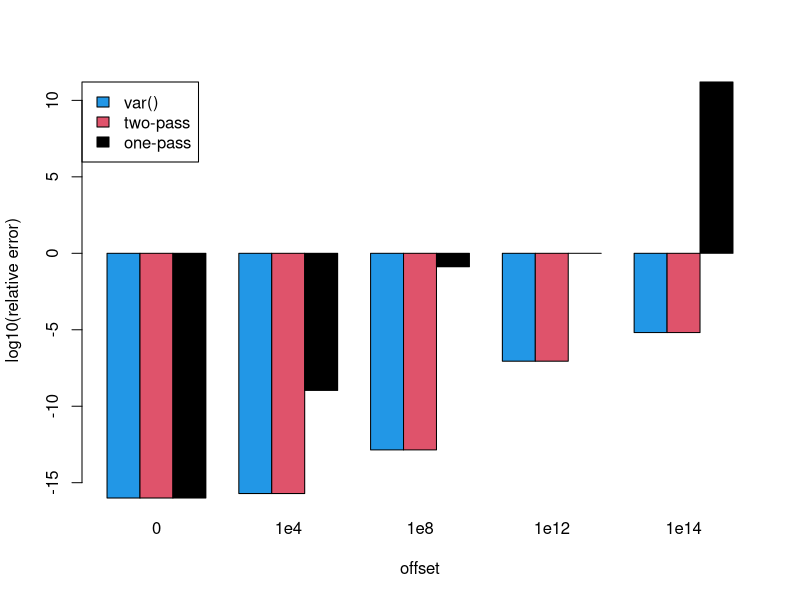
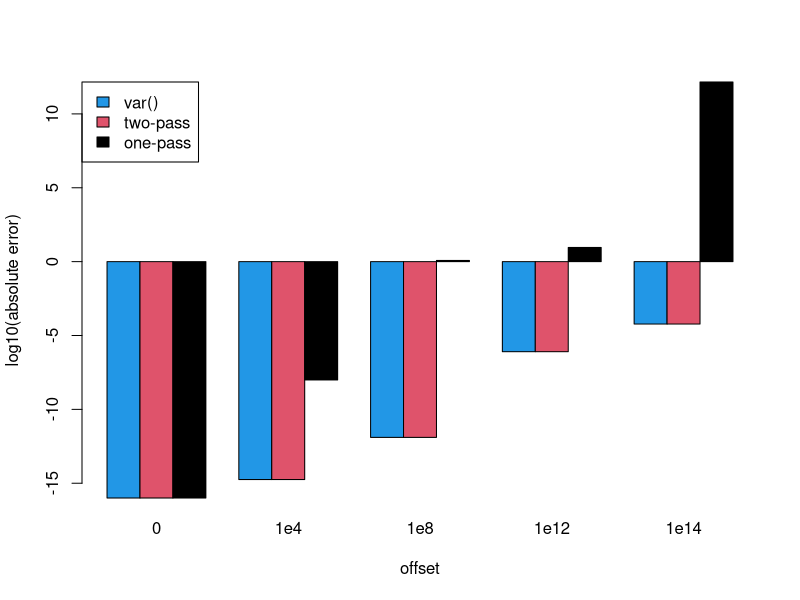

R code for these plots, in order:
## ---- chunk 1
# Set seed to '1' and generate random sample
set.seed(1)

# Generate random sample 'z' with mean '0' and standard deviation '3'
z <- rnorm(100000, mean = 0, sd = 3) 

# Define offsets to be added to the random sample
offsets <- c(0, 1e4, 1e8, 1e12, 1e14)
## ---- chunk 2

# Define two-pass algorithm for sample variance
two_pass_variance <- function(data) {
  n <- length(data)
  sum((data - mean(data))^2) / (n - 1)
}

# Define one-pass formula for sample variance
one_pass_variance <- function(data) {
  n <- length(data)
  (sum(data^2) - sum(data)^2 / n) / (n - 1)
}
## ---- chunk 3

# Create a data frame to store results for each offset
Data_Frame <- data.frame (
  offsets = offsets,
  var = NA,
  two_pass_algorithm = NA,
  one_pass_formula = NA
)

# Loop over each offset and compute variances using different methods
for (i in seq_along(offsets)) {
    x <- offsets[i] + z  # Add offset to the random sample
    Data_Frame$var[i] <- var(x)
    Data_Frame$two_pass_algorithm[i] <- two_pass_variance(x)
    Data_Frame$one_pass_formula[i] <- one_pass_variance(x)
}

print(Data_Frame, digits = 10)
## ---- chunk 4
var_z <- var(z)

# Compute absolute errors for each method compared to var(z)
Data_Frame$abs_err_var <- abs(Data_Frame$var - var_z)
Data_Frame$abs_err_two <- abs(Data_Frame$two_pass_algorithm - var_z)
Data_Frame$abs_err_one <- abs(Data_Frame$one_pass_formula - var_z)

# Compute relative errors
Data_Frame$rel_err_var <- Data_Frame$abs_err_var / var_z
Data_Frame$rel_err_two <- Data_Frame$abs_err_two / var_z
Data_Frame$rel_err_one <- Data_Frame$abs_err_one / var_z

print(Data_Frame[c("offsets", "rel_err_var", "rel_err_two", "rel_err_one")], digits = 3)
## ---- chunk 5
cols <- c("0", "1e4", "1e8", "1e12", "1e14")
leg <- c("var()", "two-pass", "one-pass")

rel <- rbind(Data_Frame$rel_err_var, Data_Frame$rel_err_two, Data_Frame$rel_err_one)
abs_err <- rbind(Data_Frame$abs_err_var, Data_Frame$abs_err_two, Data_Frame$abs_err_one)
colnames(rel) <- colnames(abs_err) <- cols

barplot(log10(pmax(rel, 1e-16)), beside = TRUE, col = c(4, 2, 1),
        xlab = "offset", ylab = "log10(relative error)",
        legend.text = leg, args.legend = list(x = "topleft"))

barplot(log10(pmax(abs_err, 1e-16)), beside = TRUE, col = c(4, 2, 1),
        xlab = "offset", ylab = "log10(absolute error)",
        legend.text = leg, args.legend = list(x = "topleft"))
## ---- chunk 6
# Set seed to '1' and generate random sample
x <- c(5, 8, 10, 20, 30, 40)
## ---- chunk 7
# Upper-tail probability in three different ways

# via complement
p1 <- 1 - pnorm(x)
# direct
p2 <- pnorm(x, lower.tail = FALSE)
# log-scale
lp <- pnorm(x, lower.tail = FALSE, log.p = TRUE) 

# Collect the three results in a data frame
print(data.frame(x, p1, p2, lp), digits = 5)
## ---- chunk 8
# Determine relative error
rel_err <- abs(p1 - p2) / p2

# Collect the results in a data frame
print(data.frame(x, p1, p2, rel_err), digits = 5)

# Identify the first x where the relative error exceeds 5%
x[which(rel_err > 0.05)[1]]
# First x where p1 returns exactly 0
x[which(p1 == 0)[1]]
## ---- chunk 9
# Recover a probability from the log-probability using `exp()`
lp_recovered <- exp(lp)

# Create a data frame to store results for each method
results_df <- data.frame( x = x,
  minus_pnorm = p1,
  pnorm_lower_tail_FALSE = p2,
  log_p = lp,
  log_p_recovered = lp_recovered
) 

# Ouput the results
print(results_df)
## ---- chunk 10
lp9 <- pnorm(9, lower.tail = FALSE, log.p = TRUE)
lp9
exp(lp9)
1 - pnorm(9)
## ---- chunk 11
set.seed(2)

y <- rbinom(5000, size = 1, prob = 0.03)
p1 <- 0.03
p2 <- 0.035
## ---- chunk 12
# Define likelihood function for Bernoulli distribution
L <- function(p) {
    prod(p^y * (1 - p)^(1 - y))
}

# Compute the likelihoods for p1 and p2
L_p1 <- L(p1)
L_p2 <- L(p2)

# Collect the results in a vector
c(L_p1, L_p2)
## ---- chunk 13
# Define log-likelihood function for Bernoulli distribution
l <- function(p) {
  sum(y * log(p) + (1 - y) * log(1 - p))
}

# Compute the log-likelihoods for p1 and p2
l_p1 <- l(p1)
l_p2 <- l(p2)

# Collect the results in a vector again
c(l_p1, l_p2)
## ---- chunk 14
# Compare the two models using the direct likelihoods
L(p1) == L(p2)
## ---- chunk 15
# Compare the two models using the log-likelihoods
l(p1) - l(p2)
exp(l(p1) - l(p2))
## ---- chunk 16
log_ratio <- l(p1) - l(p2)

print(log_ratio)
## ---- chunk 17
ratio <- exp(l(p1) - l(p2))

c(log_ratio, ratio)
## ---- chunk 18
# Set seed to '3' (makes the draw reproducible)
set.seed(3) 

# Define n and draw n random numbers from a standard normal distribution
n <- 5000
u <- rnorm(n) 

# x1 and x2 share u and differ only by noise with sd 1e-4
x1 <- 1e8 + u
x2 <- 1e8 + u + rnorm(n, sd = 1e-4) 

# x1 and x2 as columns into a 5000 x 2 matrix
X <- cbind(x1, x2)

# Dimension of X
dim(X)
## ---- chunk 19
# Sample covariance matrix of X (divisor n - 1)
Cov_X <- cov(X)

# This is the output of cov(X)
print(Cov_X)
## ---- chunk 20
# Correlation of x1 and x2
Corr_X <- cor(x1, x2)

# This is the output of cor(X) with 15 digits
print(Corr_X, digits = 15)

# Correlations distance from 1
print(1 - Corr_X)
## ---- chunk 21
# Eigenvalues of `covariance matrix` of X
e <- eigen(Cov_X, symmetric = TRUE)

e$values # numeric vector: 2.025956e+00 4.992561e-09
## ---- chunk 22
# Mean of each column of the matrix X (Two entries, one per column of X)
mean_X <- colMeans(X)

# One-pass covariance with sample correction
one_pass_cov <- (crossprod(X) / n - tcrossprod(mean_X)) * n / (n - 1) # crossprod(X)/n is E(x_i x_j) and tcrossprod(m) is E(x_i)E(x_j)

# `digits = 15`
print(one_pass_cov, digits = 15)
## ---- chunk 23
# Absolute and relative error of the one-pass result, cov(X) as reference
abs_err <- abs(one_pass_cov - Cov_X)
rel_err <- abs_err / abs(Cov_X)

print(abs_err)
print(rel_err)
## ---- chunk 24
# Setup of exercise sheet, which centres the columns of matrix X
Xc <- scale(X, center = TRUE, scale = FALSE)

# Mean of each column of the centred matrix Xc
mean_Xc <- colMeans(Xc)

# Like before compute covariance of centred matrix Xc using algebraic one-pass identity with sample corrections
one_pass_cov_c <- (crossprod(Xc) / n - tcrossprod(mean_Xc)) * n / (n - 1)
# Ouput with digits = 15
print(one_pass_cov_c, digits = 15)

# Compare with cov(X) as reference
abs_err_c <- abs(one_pass_cov_c - Cov_X)
rel_err_c <- abs_err_c / abs(Cov_X)

print(abs_err_c)
print(rel_err_c)
## ---- chunk 25
# Set seed to '42' and generate random sample
set.seed(42)
## ---- chunk 26
# Set parameters
n <- 1000
p <- 5

# Independent standard normals 
Z_raw <- matrix(data = rnorm(n * p), nrow = n, ncol = p)

# Non-diagonal covariance matrix
A <- matrix(data = rnorm(p * p), nrow = p, ncol = p)
Sigma_true <- crossprod(A) + diag(p) # ensures positive definiteness

# Use Cholesky decomposition `chol()` on symmetric, positive definite matrix
R <- chol(Sigma_true)

# Mix the independent columns linearly so that X has covariance Sigma_true
X <- Z_raw %*% R

# Centre the data
Xc <- sweep(X, 2, colMeans(X))

# Covariance matrix S
S <- cov(Xc)

print("Sample Covariance Matrix S:")
print(S)

# Inspect S and compare to Sigma_true
round(S, digits = 2)
round(Sigma_true, digits = 2)

abs(S - Sigma_true)
## ---- chunk 27
# Compute the eigendecomposition of S
eig <- eigen(S) 
lambda <- eig$values 
Q <- eig$vectors

# Compute the PCA whitening matrix and whitened data
W_pca <- diag(1 / sqrt(lambda)) %*% t(Q) 
Z_pca <- Xc %*% t(W_pca)

# Whitened data should have identity covariance
cov_pca <- cov(Z_pca)
print(cov_pca)

# Rounded for better readability
round(cov_pca, digits = 10)
## ---- chunk 28
# Compute the ZCA whitening matrix and whitened data like given in the lecture notes
W_zca <- Q %*% diag(1 / sqrt(lambda)) %*% t(Q) 
Z_zca <- Xc %*% t(W_zca)

# Whitened data should have identity covariance
cov_zca <- cov(Z_zca)
print(cov_zca)

# Rounded for better readability
round(cov(Z_zca), 10)
## ---- chunk 29
# chol() computes the cholesky factorization of S, returning the upper triangular matrix U such that S = U^T U
U <- chol(S)
L <- t(U)
W_chol <- solve(L)

# Whitened data
Z_chol <- Xc %*% t(W_chol)
# Sample covariance of the whitened data
cov_chol <- cov(Z_chol) 

# Rounded for better readability
round(cov_chol, 10)
## ---- chunk 30
# Matrix multiplication of L with itself. Check if it equals S
isTRUE(all.equal(L %*% L, S))

# Matrix multiplication of L with L transpose.
isTRUE(all.equal(L %*% t(L), S))
## ---- chunk 31
Zs <- list(PCA = Z_pca, ZCA = Z_zca, Cholesky = Z_chol)

isTRUE(all.equal(Z_pca, Z_zca))
isTRUE(all.equal(Z_pca, Z_chol))
## ---- chunk 32
round(cov_pca, 2)
round(cov_zca, 2)
round(cov_chol, 2)
## ---- chunk 33
# Create a copy of X and 
# make the fifth variable almost equal to the first
X2 <- X
X2[, 5] <- X2[, 1] + 1e-7 * rnorm(n)

# Centre the new data and compute its covariance matrix
X2c <- scale(X2, center = TRUE, scale = FALSE)
CovX2 <- cov(X2c)

# Compute the eigenvalues and condition number of CovX2
e2 <- eigen(CovX2)
lambda2 <- e2$values
Q2 <- e2$vectors  
kap <- kappa(CovX2, exact = TRUE)

print(lambda2)
print(kap)
## ---- chunk 34
# PCA and ZCA whitening matrices
W2 <- list(
  PCA = diag(1 / sqrt(lambda2)) %*% t(Q2),
  ZCA = Q2 %*% diag(1 / sqrt(lambda2)) %*% t(Q2)
)
Z2 <- lapply(W2, function(W) X2c %*% t(W))

# whitening matrices
round(W2$PCA, 2)
round(W2$ZCA, 2)

# Cholesky whitening matrix
# chol() fails if CovX2 is not numerically positive definite
U2 <- tryCatch(chol(CovX2), error = function(e) NULL)
is.null(U2)

L2 <- t(U2)
W2_chol <- solve(L2)

# Whitened data
Z2_chol <- X2c %*% t(W2_chol)

# whitening matrix
round(W2_chol, 2)
## ---- chunk 35
# Covariance of the whitened data for PCA and ZCA
cov2 <- lapply(Z2, cov)

# covariance of the whitened data for Cholesky
cov2_chol <- cov(Z2_chol)
round(cov2_chol, 2) # Rounded for better readability

lapply(cov2, round, 2)
